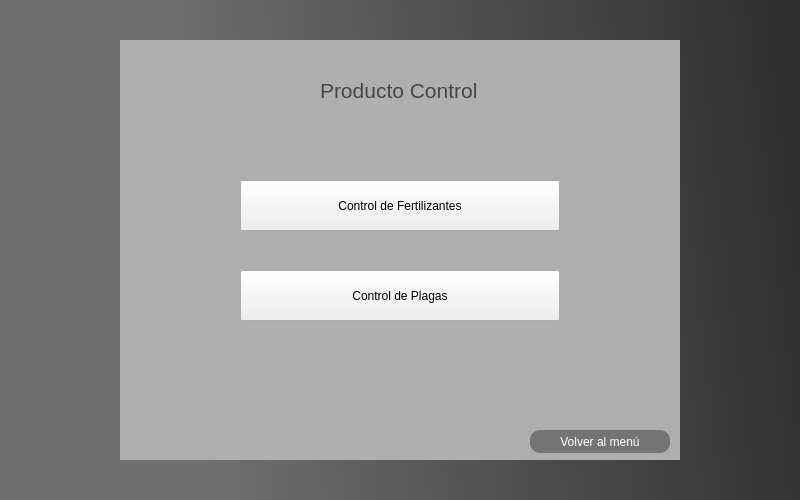
<?xml version="1.0" encoding="UTF-8"?>
<ui version="4.0">
 <class>MainWindow</class>
 <widget class="QMainWindow" name="MainWindow">
  <property name="geometry">
   <rect>
    <x>0</x>
    <y>0</y>
    <width>800</width>
    <height>500</height>
   </rect>
  </property>
  <property name="minimumSize">
   <size>
    <width>800</width>
    <height>500</height>
   </size>
  </property>
  <property name="maximumSize">
   <size>
    <width>800</width>
    <height>500</height>
   </size>
  </property>
  <property name="windowTitle">
   <string>MainWindow</string>
  </property>
  <property name="styleSheet">
   <string notr="true">QWidget#centralwidget{background-color: qlineargradient(spread:pad, x1:0, y1:0.625, x2:1, y2:0.551, stop:0.232955 rgba(111, 111, 111, 255), stop:1 rgba(74, 74, 74, 255));
background-color: qlineargradient(spread:pad, x1:0, y1:0.625, x2:1, y2:0.551, stop:0.232955 rgba(111, 111, 111, 255), stop:1 rgba(48, 48, 48, 255));}</string>
  </property>
  <widget class="QWidget" name="centralwidget">
   <widget class="QGroupBox" name="groupBox_2">
    <property name="geometry">
     <rect>
      <x>120</x>
      <y>40</y>
      <width>560</width>
      <height>420</height>
     </rect>
    </property>
    <property name="cursor">
     <cursorShape>ArrowCursor</cursorShape>
    </property>
    <property name="styleSheet">
     <string notr="true">QWidget#groupBox_2{background-color: qlineargradient(spread:pad, x1:0, y1:0.625, x2:1, y2:0.551, stop:0 rgba(175, 175, 175, 255));
font: 12pt &quot;MS Shell Dlg 2&quot;;
border: none;}

</string>
    </property>
    <property name="title">
     <string/>
    </property>
    <widget class="QLabel" name="label">
     <property name="geometry">
      <rect>
       <x>200</x>
       <y>30</y>
       <width>171</width>
       <height>41</height>
      </rect>
     </property>
     <property name="font">
      <font>
       <pointsize>16</pointsize>
      </font>
     </property>
     <property name="styleSheet">
      <string notr="true">color: rgb(70, 70, 70);</string>
     </property>
     <property name="text">
      <string>Producto Control</string>
     </property>
    </widget>
    <widget class="QPushButton" name="fertilizanteBoton">
     <property name="geometry">
      <rect>
       <x>120</x>
       <y>140</y>
       <width>320</width>
       <height>51</height>
      </rect>
     </property>
     <property name="cursor">
      <cursorShape>PointingHandCursor</cursorShape>
     </property>
     <property name="styleSheet">
      <string notr="true">QWidget#nuevoAntibioticoBoton{border-radius:10px;
	font: 10pt &quot;MS Shell Dlg 2&quot;;
color: rgb(255, 255, 255);
background-color: qlineargradient(spread:pad, x1:0, y1:0.625, x2:1, y2:0.551, stop:0 rgba(116, 116, 116, 255));
border: 1px;
border-color: qlineargradient(spread:pad, x1:0, y1:0, x2:1, y2:1, stop:1 rgba(220, 220, 220, 255));}
QWidget#nuevoAntibioticoBoton:hover{
	background-color: qlineargradient(spread:pad, x1:0, y1:0, x2:1, y2:1, stop:0 rgba(240, 240, 240, 255));
	color: rgb(68, 68, 68);
	border-color: rgb(68, 68, 68);
	shadow: large;
}</string>
     </property>
     <property name="text">
      <string>Control de Fertilizantes</string>
     </property>
    </widget>
    <widget class="QPushButton" name="plagaBoton">
     <property name="geometry">
      <rect>
       <x>120</x>
       <y>230</y>
       <width>320</width>
       <height>51</height>
      </rect>
     </property>
     <property name="cursor">
      <cursorShape>PointingHandCursor</cursorShape>
     </property>
     <property name="styleSheet">
      <string notr="true">QWidget#verAntibioticosBoton{border-radius:10px;
	font: 10pt &quot;MS Shell Dlg 2&quot;;
color: rgb(255, 255, 255);
background-color: qlineargradient(spread:pad, x1:0, y1:0.625, x2:1, y2:0.551, stop:0 rgba(116, 116, 116, 255));
border: 1px;
border-color: qlineargradient(spread:pad, x1:0, y1:0, x2:1, y2:1, stop:1 rgba(220, 220, 220, 255));}
QWidget#verAntibioticosBoton:hover{
	background-color: qlineargradient(spread:pad, x1:0, y1:0, x2:1, y2:1, stop:0 rgba(240, 240, 240, 255));
	color: rgb(68, 68, 68);
	border-color: rgb(68, 68, 68);
	shadow: large;
}</string>
     </property>
     <property name="text">
      <string>Control de Plagas</string>
     </property>
    </widget>
    <widget class="QLabel" name="mensajeRetorno">
     <property name="geometry">
      <rect>
       <x>140</x>
       <y>390</y>
       <width>271</width>
       <height>16</height>
      </rect>
     </property>
     <property name="text">
      <string/>
     </property>
    </widget>
    <widget class="QPushButton" name="volverMenuBoton">
     <property name="geometry">
      <rect>
       <x>410</x>
       <y>390</y>
       <width>140</width>
       <height>23</height>
      </rect>
     </property>
     <property name="cursor">
      <cursorShape>PointingHandCursor</cursorShape>
     </property>
     <property name="styleSheet">
      <string notr="true">QWidget#volverMenuBoton{border-radius:10px;
color: rgb(255, 255, 255);
background-color: qlineargradient(spread:pad, x1:0, y1:0.625, x2:1, y2:0.551, stop:0 rgba(116, 116, 116, 255));
border: 1px;
border-color: qlineargradient(spread:pad, x1:0, y1:0, x2:1, y2:1, stop:1 rgba(220, 220, 220, 255));}
QWidget#volverMenuBoton:hover{
	background-color: qlineargradient(spread:pad, x1:0, y1:0, x2:1, y2:1, stop:0 rgba(240, 240, 240, 255));
	color: rgb(68, 68, 68);
	border-color: rgb(68, 68, 68);
	shadow: large;
}</string>
     </property>
     <property name="text">
      <string>Volver al menú</string>
     </property>
    </widget>
   </widget>
  </widget>
 </widget>
 <resources/>
 <connections/>
</ui>
